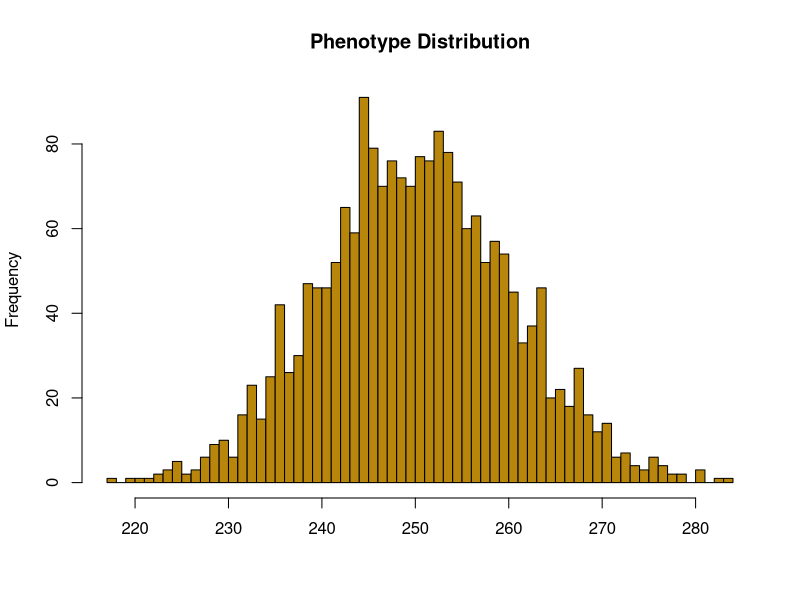
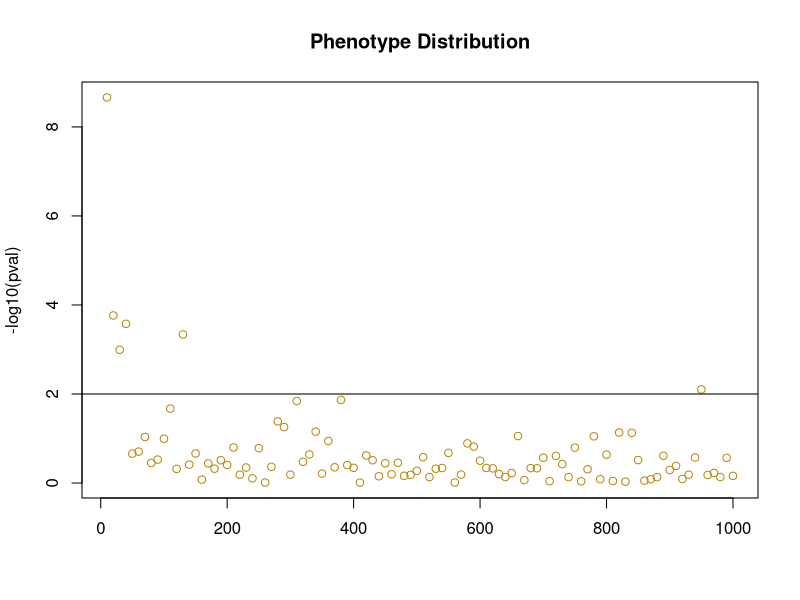

Generate these figures, in order, with R:
## ---- chunk 1
a <- c(1, 2, 5.3, 6, -2) # numeric vector
b <- c("one","two","three", "four", "five") # character vector
c <- c(TRUE,TRUE,TRUE,FALSE,TRUE) #logical vector
## ---- chunk 2
a[c(2,4)] # 2nd and 4th elements of vector
## ---- chunk 3
mydata <- data.frame(b, a, c)
names(mydata) <- c("ID","Value","Passed") # variable names
mydata
## ---- chunk 4
x <- c(2,5,3,9,8,11,6)
count <- 0
for (i in 1:length(x)) {
  if(x[i] %% 2 == 0) {
    count = count + 1
    }
}
print(count)
## ---- chunk 5
m <- 1000
## for each allele, the chance of A or a is equal to 0.5
x <- rbinom(n=m, size=1, prob=0.5)
## sample effect from a uniform distribution:
a <- runif(n=m)
y <- sum(x*a) + 0
y
## ---- chunk 6
set.seed(1234) # seed for random number generator
m <- 1000
n <- 2000 # simulate a population of 2,000 individuals
out <- c() # create an empty vector
for(i in 1:n){ #<<
  x <- rbinom(m, size=1, prob=0.5) ## for each allele, the chance of A = 0.5
  a <- runif(m) ## sample effect from a uniform distribution:
  y <- sum(x*a)
  out <- c(out, y)
} 

## ---- chunk 7
#shapiro.test(out) # W = 0.99928, p-value = 0.6622
hist(out, breaks=50, col="#b8860b", main="Phenotype Distribution", xlab="")
## ---- chunk 8
sim_clt <- function(m=1, n=2000){
  # m: number of markers, m=1
  # n: number of individuals, n=2000
  out <- c() # create an empty vector
  for(i in 1:n){ #<<
    x <- rbinom(m, size=1, prob=0.5) ## for each allele, the chance of A = 0.5
    a <- runif(m) ## sample effect from a uniform distribution:
    y <- sum(x*a)
    out <- c(out, y)
  } 
  # output p.value
  return(shapiro.test(out)$p.value)
}
## ---- chunk 9
set.seed(12345)
pval <- c() # create an empty vector as the output
# 
num <- seq(from =10, to =1000, by=10) # 
for(i in num){
  # here we apply the function for the situation with i markers
  tem <- sim_clt(m=i, n=2000)
  pval <- c(pval, tem)
}

## ---- chunk 10
plot(x=num, y=-log10(pval), col="#b8860b", main="Phenotype Distribution", xlab="")
abline(h=-log10(0.01))
